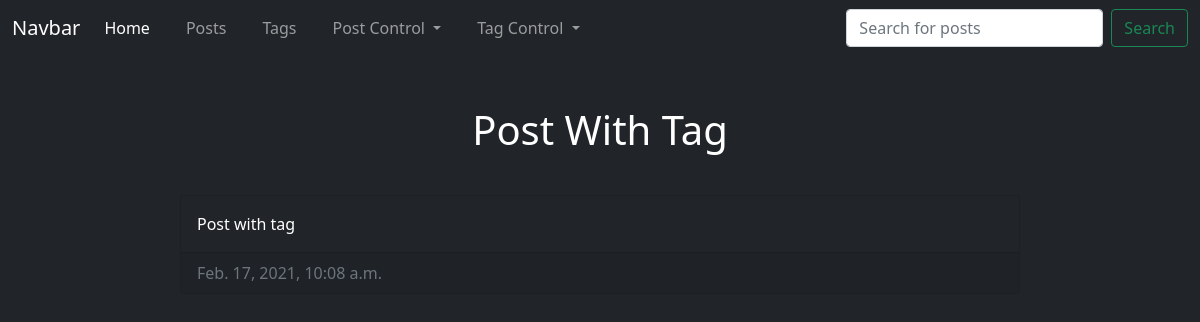
The page /home/posts/post-with-tag-8108902/ on the database its author committed.
### core/models.py (models this page shows, shortened)
class Post(models.Model):
  title = models.CharField(max_length=100, db_index=True, blank=False)
  slug = models.SlugField(max_length=100, unique=True, blank=True)
  text = models.TextField(blank=False)
  creation_date = models.DateTimeField(auto_now_add=True, blank=False)
  tags = models.ManyToManyField('Tag',  related_name='posts', blank=True)

### core/views.py (the view)
# urls.py: path('home/posts/<str:slug>/', display_post_details, name='display_post_details'),
def display_post_details(request, slug):
  context = {
    'post': Post.objects.get(slug__iexact=slug),
    'path': get_path(request),
    'search_placeholder': 'Search for posts',
  }
  return render(request, 'core/display_post_details.html', context=context)

### core/views.py (called while the page is built)
def get_path(request):
  urls = [i for i in request.path.split('/') if i != '']
  path = [i.title() for i in urls if i != '']
  links = []
  temp_path = '/'
  for url_part in urls:
    temp_path += url_part + '/'
    try:
      links.append(resolve(temp_path).view_name)
    except Resolver404:
      pass
  return zip(path, links)

### core/templates/core/display_post_details.html
{% extends 'core/core_base.html' %}
{% block main_content %}
  <div class="postContainer bg-dark" style="display: grid; width: 70%; margin: 25px auto">
    <h1 class="card-title text-white" style="margin: auto; padding: 25px">{{ post.title }}</h1>
    <div class="card text-white bg-dark ml-5 mt-3">
      <div class="card-body">
        <p class="card-text">{{ post.text }}</p>
      </div>
      <div class="card-footer text-muted"> {{ post.creation_date }} </div>
    </div>
  </div>
{% endblock %}

### rows shown on the page
Post: title "Post With Tag", text "Post with tag", creation_date "Feb. 17, 2021, 10:08 a.m."
